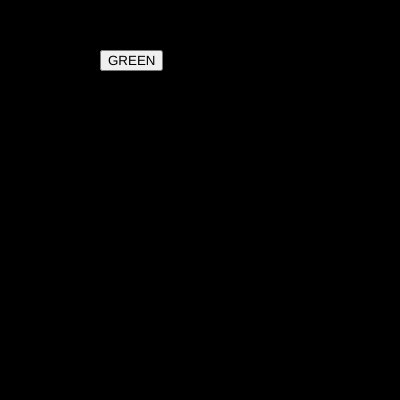
Frame 1 (no input)
Frame 60 (no input): identical to frame 1, image omitted
Frame 120 (the mouse pressed at the canvas centre since frame 60): identical to frame 1, image omitted

The p5.js sketch that drew this single still picture (run headless with seeded random() and noise() and a simulated clock; from frame 60 on, the mouse is pressed at the canvas centre):

// p5.js sketch
// ── sketch.js
var btn_red;
var btn_green;

var r = 0;
var g = 0;
var b = 0;

function setup() {
  createCanvas(400, 400);
  btn_red=createButton("RED")
  btn_red.position(100,50)
  btn_red.mousePressed(red_bg)
  btn_green=createButton("GREEN")
  btn_green.position(100,50)
  btn_green.mousePressed(green_bg)  
}

function red_bg(){
  r=255
  b=0
  g=0
}
function green_bg(){
  r=0
  b=255
  g=0
}

function draw() {
  background(r,g,b);
}
